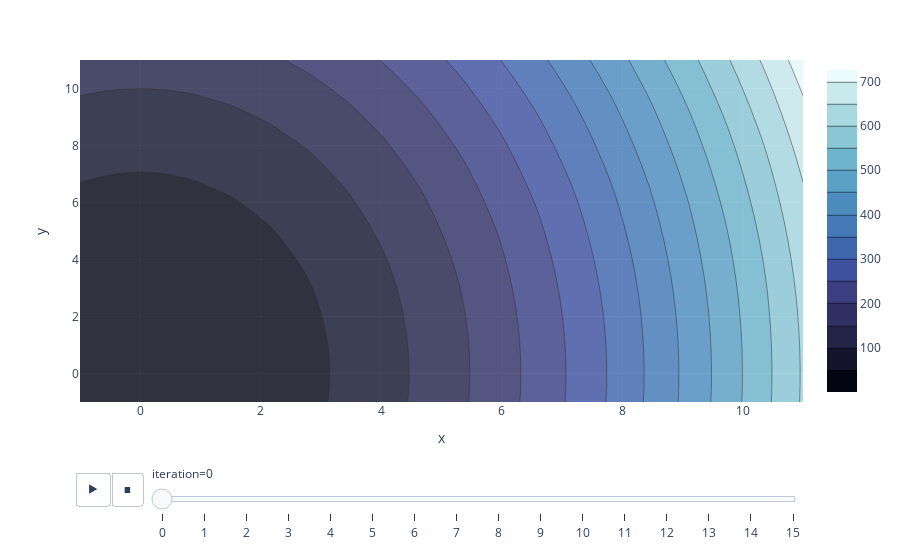

The notebook cell saved with this chart:
### Code cell
go.Figure(data=[contour], layout=fig.layout, frames=fig.frames)

### Figure 1 — Plotly figure (JSON) as saved in the notebook; plotly's stock layout.template omitted (floating-point values rounded to 4 significant figures; data arrays with more than 128 entries replaced by an {"elided": "..."} marker saying what was removed)
{"data": [{"colorscale": [[0, "rgb(3, 5, 18)"], [0.09091, "rgb(25, 25, 51)"], [0.1818, "rgb(44, 42, 87)"], [0.2727, "rgb(58, 60, 125)"], [0.3636, "rgb(62, 83, 160)"], [0.4545, "rgb(62, 109, 178)"], [0.5455, "rgb(72, 134, 187)"], [0.6364, "rgb(89, 159, 196)"], [0.7273, "rgb(114, 184, 205)"], [0.8182, "rgb(149, 207, 216)"], [0.9091, "rgb(192, 229, 232)"], [1, "rgb(234, 252, 253)"]], "name": "f(x, y)", "opacity": 0.8, "type": "contour", "x": [-1, -0.3684, 0.2632, 0.8947, 1.526, 2.158, 2.789, 3.421, 4.053, 4.684, 5.316, 5.947, 6.579, 7.211, 7.842, 8.474, 9.105, 9.737, 10.37, 11], "y": [-1, -0.3684, 0.2632, 0.8947, 1.526, 2.158, 2.789, 3.421, 4.053, 4.684, 5.316, 5.947, 6.579, 7.211, 7.842, 8.474, 9.105, 9.737, 10.37, 11], "z": {"elided": "20x20 float values"}}], "layout": {"legend": {"tracegroupgap": 0}, "margin": {"t": 60}, "sliders": [{"active": 0, "currentvalue": {"prefix": "iteration="}, "len": 0.9, "pad": {"b": 10, "t": 60}, "steps": [{"args": [["0"], {"frame": {"duration": 0, "redraw": false}, "fromcurrent": true, "mode": "immediate", "transition": {"duration": 0, "easing": "linear"}}], "label": "0", "method": "animate"}, {"args": [["1"], {"frame": {"duration": 0, "redraw": false}, "fromcurrent": true, "mode": "immediate", "transition": {"duration": 0, "easing": "linear"}}], "label": "1", "method": "animate"}, {"args": [["2"], {"frame": {"duration": 0, "redraw": false}, "fromcurrent": true, "mode": "immediate", "transition": {"duration": 0, "easing": "linear"}}], "label": "2", "method": "animate"}, {"args": [["3"], {"frame": {"duration": 0, "redraw": false}, "fromcurrent": true, "mode": "immediate", "transition": {"duration": 0, "easing": "linear"}}], "label": "3", "method": "animate"}, {"args": [["4"], {"frame": {"duration": 0, "redraw": false}, "fromcurrent": true, "mode": "immediate", "transition": {"duration": 0, "easing": "linear"}}], "label": "4", "method": "animate"}, {"args": [["5"], {"frame": {"duration": 0, "redraw": false}, "fromcurrent": true, "mode": "immediate", "transition": {"duration": 0, "easing": "linear"}}], "label": "5", "method": "animate"}, {"args": [["6"], {"frame": {"duration": 0, "redraw": false}, "fromcurrent": true, "mode": "immediate", "transition": {"duration": 0, "easing": "linear"}}], "label": "6", "method": "animate"}, {"args": [["7"], {"frame": {"duration": 0, "redraw": false}, "fromcurrent": true, "mode": "immediate", "transition": {"duration": 0, "easing": "linear"}}], "label": "7", "method": "animate"}, {"args": [["8"], {"frame": {"duration": 0, "redraw": false}, "fromcurrent": true, "mode": "immediate", "transition": {"duration": 0, "easing": "linear"}}], "label": "8", "method": "animate"}, {"args": [["9"], {"frame": {"duration": 0, "redraw": false}, "fromcurrent": true, "mode": "immediate", "transition": {"duration": 0, "easing": "linear"}}], "label": "9", "method": "animate"}, {"args": [["10"], {"frame": {"duration": 0, "redraw": false}, "fromcurrent": true, "mode": "immediate", "transition": {"duration": 0, "easing": "linear"}}], "label": "10", "method": "animate"}, {"args": [["11"], {"frame": {"duration": 0, "redraw": false}, "fromcurrent": true, "mode": "immediate", "transition": {"duration": 0, "easing": "linear"}}], "label": "11", "method": "animate"}, {"args": [["12"], {"frame": {"duration": 0, "redraw": false}, "fromcurrent": true, "mode": "immediate", "transition": {"duration": 0, "easing": "linear"}}], "label": "12", "method": "animate"}, {"args": [["13"], {"frame": {"duration": 0, "redraw": false}, "fromcurrent": true, "mode": "immediate", "transition": {"duration": 0, "easing": "linear"}}], "label": "13", "method": "animate"}, {"args": [["14"], {"frame": {"duration": 0, "redraw": false}, "fromcurrent": true, "mode": "immediate", "transition": {"duration": 0, "easing": "linear"}}], "label": "14", "method": "animate"}, {"args": [["15"], {"frame": {"duration": 0, "redraw": false}, "fromcurrent": true, "mode": "immediate", "transition": {"duration": 0, "easing": "linear"}}], "label": "15", "method": "animate"}], "x": 0.1, "xanchor": "left", "y": 0, "yanchor": "top"}], "updatemenus": [{"buttons": [{"args": [null, {"frame": {"duration": 500, "redraw": false}, "fromcurrent": true, "mode": "immediate", "transition": {"duration": 500, "easing": "linear"}}], "label": "&#9654;", "method": "animate"}, {"args": [[null], {"frame": {"duration": 0, "redraw": false}, "fromcurrent": true, "mode": "immediate", "transition": {"duration": 0, "easing": "linear"}}], "label": "&#9724;", "method": "animate"}], "direction": "left", "pad": {"r": 10, "t": 70}, "showactive": false, "type": "buttons", "x": 0.1, "xanchor": "right", "y": 0, "yanchor": "top"}], "xaxis": {"anchor": "y", "domain": [0, 1], "title": {"text": "x"}}, "yaxis": {"anchor": "x", "domain": [0, 1], "title": {"text": "y"}}}}
